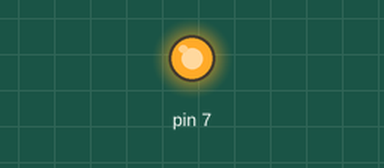
A sketch run on a simulated Arduino Uno, built with avr-gcc and run on an emulated ATmega328P. Parts: output pins drawn as LEDs (lit = HIGH).

Above: at 1.1 s.
At 7.6 s:
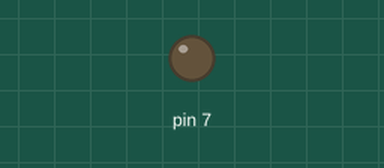
Timing chart, 0 to 10.5 s (numbered marks = the images above):
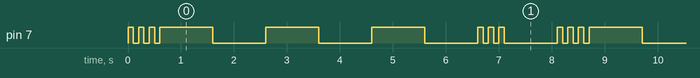

Measured:
- by itself, pin 7: repeats every 8.1 s: 2 × (LOW 0.10 s, HIGH 0.10 s), LOW 0.10 s, 3 × (HIGH 1.0 s, LOW 1.0 s), 2 × (HIGH 0.10 s, LOW 0.10 s), HIGH 0.10 s, LOW 1.0 s, HIGH 0.10 s
- by itself, everything shown: repeats every 8.1 s, in 18 steps

The sketch:

LAB1_SOS.zip.ino.ino
```cpp
void setup() {
  pinMode(7, OUTPUT);
}
void loop() {
  digitalWrite(7, HIGH);
  delay(100);
  digitalWrite(7, LOW);
  delay(100);
  digitalWrite(7, HIGH);
  delay(100);
  digitalWrite(7, LOW);
  delay(100);
  digitalWrite(7, HIGH);
  delay(100);
  digitalWrite(7, LOW);
  delay(100);


  digitalWrite(7, HIGH);
  delay(1000);
  digitalWrite(7, LOW);
  delay(1000);
  digitalWrite(7, HIGH);
  delay(1000);
  digitalWrite(7, LOW);
  delay(1000);
  digitalWrite(7, HIGH);
  delay(1000);
  digitalWrite(7, LOW);
  delay(1000);


  digitalWrite(7, HIGH);
  delay(100);
  digitalWrite(7, LOW);
  delay(100);
  digitalWrite(7, HIGH);
  delay(100);
  digitalWrite(7, LOW);
  delay(100);
  digitalWrite(7, HIGH);
  delay(100);
  digitalWrite(7, LOW);
  delay(1000);
}
```
